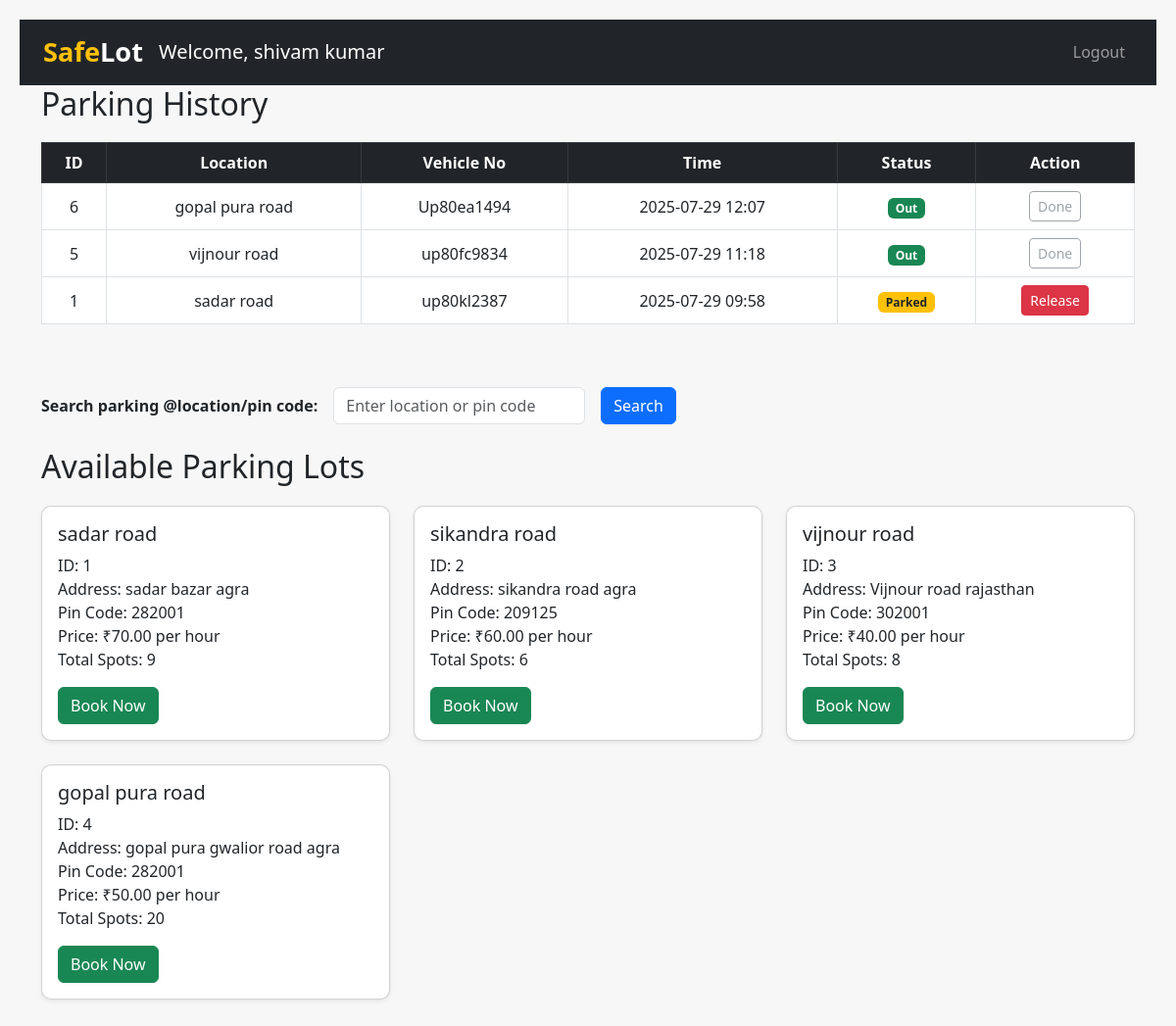
Screenshot of /user_dashboard (signed in) with the database file from the repository.
### models.py (models this page shows)
class User(db.Model):
    __tablename__ ='user'
    id = db.Column(db.Integer, primary_key=True)
    fullname = db.Column(db.String(80), nullable=False)
    email_id = db.Column(db.String(120), unique=True, nullable=False)
    password = db.Column(db.String(200), nullable=False)
    pincode = db.Column(db.String(10))
    bookings = db.relationship('Booking', back_populates='user', lazy=True)

class Booking(db.Model):
    __tablename__ = 'booking'
    id = db.Column(db.Integer, primary_key=True)
    user_id = db.Column(db.Integer, db.ForeignKey('user.id'), nullable=False)
    lot_id = db.Column(db.Integer, db.ForeignKey('parkinglot.id'), nullable=False)
    spot_id = db.Column(db.Integer, db.ForeignKey('parkingspot.id'), nullable=False)
    vehicle_number = db.Column(db.String(20), nullable=False)
    booking_time = db.Column(db.DateTime, default=datetime.now)
    release_time = db.Column(db.DateTime, nullable=True)
    status = db.Column(db.String(20), default="Parked")  # Parked, Released
    user = db.relationship("User", back_populates="bookings")
    lot = db.relationship("ParkingLot", back_populates="bookings")
    spot = db.relationship("ParkingSpot", back_populates="bookings")

class ParkingLot(db.Model):
    __tablename__ = 'parkinglot'
    id = db.Column(db.Integer, primary_key=True)
    lot_name = db.Column(db.String(100),unique=True, nullable=False)
    address = db.Column(db.String(200), nullable=False)
    pin_code = db.Column(db.Integer(), nullable=False)
    total_spots = db.Column(db.Integer, nullable=False)
    price = db.Column(db.Numeric(10,2))
    spots = db.relationship('ParkingSpot',back_populates='lot', lazy='joined')
    bookings = db.relationship('Booking', back_populates='lot', lazy=True)

### app.py (the view)
@app.route('/user_dashboard', methods=['GET'])
def user_dashboard():
    if 'user_id' not in session:
        return redirect(url_for('login'))
    user_id = session['user_id']
    user = User.query.get(user_id)
    query = request.args.get('query')
    if query:
        lots = ParkingLot.query.filter(
            (ParkingLot.address.ilike(f"%{query}%")) |
            (ParkingLot.lot_name.ilike(f"%{query}%")) |
            (ParkingLot.pin_code.ilike(f"%{query}%"))
        ).all()
    else:
        lots = ParkingLot.query.all()
    bookings = Booking.query.join(ParkingSpot).join(ParkingLot)\
        .filter(Booking.user_id == user_id)\
        .order_by(Booking.booking_time.desc()).all()
    return render_template('user_dashboard.html', bookings=bookings, lots=lots, user=user, id=id)

### templates/user_dashboard.html (shortened to what this page needs)
<!DOCTYPE html>
<html lang="en">
<head>
    <link href="https://cdn.jsdelivr.net/npm/bootstrap@5.3.0/dist/css/bootstrap.min.css" rel="stylesheet">
</head>
<body>
    <nav class="navbar navbar-expand-lg navbar-dark bg-dark px-4">
         <a class="navbar-brand" >
            <span style="font-weight: 800; font-size: 1.7rem; color: #ffc107;">Safe</span><span
                style="font-weight: 800; font-size: 1.7rem; color: #ffffff;">Lot</span>
            <span style="font-size: 0.9rem; color: #e0e0e0; font-weight: 400;"><a class="navbar-brand" >Welcome, {{ user.fullname }}</a></span>
        </a>
        <div class="collapse navbar-collapse">
            <ul class="navbar-nav ms-auto">
                <li class="nav-item"><a class="nav-link" href="{{ url_for('logout') }}">Logout</a></li>
            </ul>
        </div>
    </nav>
    <div class="container mb-5">
        <h2>Parking History</h2>
        <div class="table-responsive">
            <table class="table table-bordered table-hover text-center align-middle">
                <thead class="table-dark">
                    <tr>
                        <th>ID</th>
                        <th>Location</th>
                        <th>Vehicle No</th>
                        <th>Time</th>
                        <th>Status</th>
                        <th>Action</th>
                    </tr>
                </thead>
                <tbody>
                    {% for booking in bookings %}
                    <tr>
                        <td>{{ booking.id }}</td>
                        <td>{{ booking.spot.lot.lot_name }}</td>
                        <td>{{ booking.vehicle_number }}</td>
                        <td>{{ booking.booking_time.strftime('%Y-%m-%d %H:%M') }}</td>
                        <td>
                            {% if booking.status == 'Parked' %}
                            <span class="badge bg-warning text-dark">Parked</span>
                            {% else %}
                            <span class="badge bg-success">Out</span>
                            {% endif %}
                        </td>
                        <td>
                            {% if booking.status == 'Parked' %}
                            <form method="POST" action="{{ url_for('release_spot',  spot_id=booking.spot_id) }}" class="d-inline">
                                <button class="btn btn-sm btn-danger">Release</button>
                            </form>
                            {% else %}
                            <span class="btn btn-sm btn-outline-secondary disabled">Done</span>
                            {% endif %}
                        </td>
                    </tr>
                    {% else %}
                    <tr>
                        <td colspan="6">No parking history available.</td>
                    </tr>
                    {% endfor %}
                </tbody>
            </table>
        </div>
    </div>
    <div class="container mb-4">
        <form method="GET" action="{{ url_for('user_dashboard') }}" class="row g-3 align-items-center">
            <div class="col-auto">
                <label for="search" class="col-form-label fw-bold">Search parking @location/pin code:</label>
            </div>
            <div class="col-auto">
                <input type="text" id="search" name="query" class="form-control"
                    placeholder="Enter location or pin code" value="{{ request.args.get('query', '') }}">
            </div>
            <div class="col-auto">
                <button type="submit" class="btn btn-primary">Search</button>
            </div>
        </form>
    </div>
    <div class="container">
        <h2>Available Parking Lots</h2>
        <div class="row">
            {% for lot in lots %}
            <div class="col-md-6 col-lg-4 mb-4">
                <div class="card shadow-sm h-100">
                    <div class="card-body">
                        <h5 class="card-title">{{ lot.lot_name }}</h5>
                        <p class="card-text">
                            ID: {{lot.id}}<br>
                            Address: {{ lot.address }}<br>
                            Pin Code: {{ lot.pin_code }}<br>
                            Price: ₹{{ lot.price }} per hour<br>
                            Total Spots: {{ lot.total_spots }}
                        </p>
                        <a href="{{ url_for('view_spot', lot_id=lot.id) }}" class="btn btn-success">Book Now</a>
                    </div>
                </div>
            </div>
            {% else %}
            <div class="col-12">
                <div class="alert alert-info text-center">
                    No parking lots available at the moment.
                </div>
            </div>
            {% endfor %}
        </div>
    </div>
</body>
</html>

### templates/user_dashboard.html (style rules this page uses)
body { padding: 20px; background-color: #f7f7f7; }
h2 { margin-bottom: 20px; }
.card { border-radius: 10px; }

### rows the page displays
User: fullname "shivam kumar"
Booking: id "6", spot.lot.lot_name "gopal pura road", vehicle_number "Up80ea1494", booking_time "2025-07-29 12:07", status "Out"
Booking: id "5", spot.lot.lot_name "vijnour road", vehicle_number "up80fc9834", booking_time "2025-07-29 11:18", status "Out"
Booking: id "1", spot.lot.lot_name "sadar road", vehicle_number "up80kl2387", booking_time "2025-07-29 09:58", status "Parked"
ParkingLot: lot_name "sadar road", id "1", address "sadar bazar agra", pin_code "282001", price "70.00", total_spots "9"
ParkingLot: lot_name "sikandra road", id "2", address "sikandra road agra", pin_code "209125", price "60.00", total_spots "6"
ParkingLot: lot_name "vijnour road", id "3", address "Vijnour road rajasthan", pin_code "302001", price "40.00", total_spots "8"
ParkingLot: lot_name "gopal pura road", id "4", address "gopal pura gwalior road agra", pin_code "282001", price "50.00", total_spots "20"
